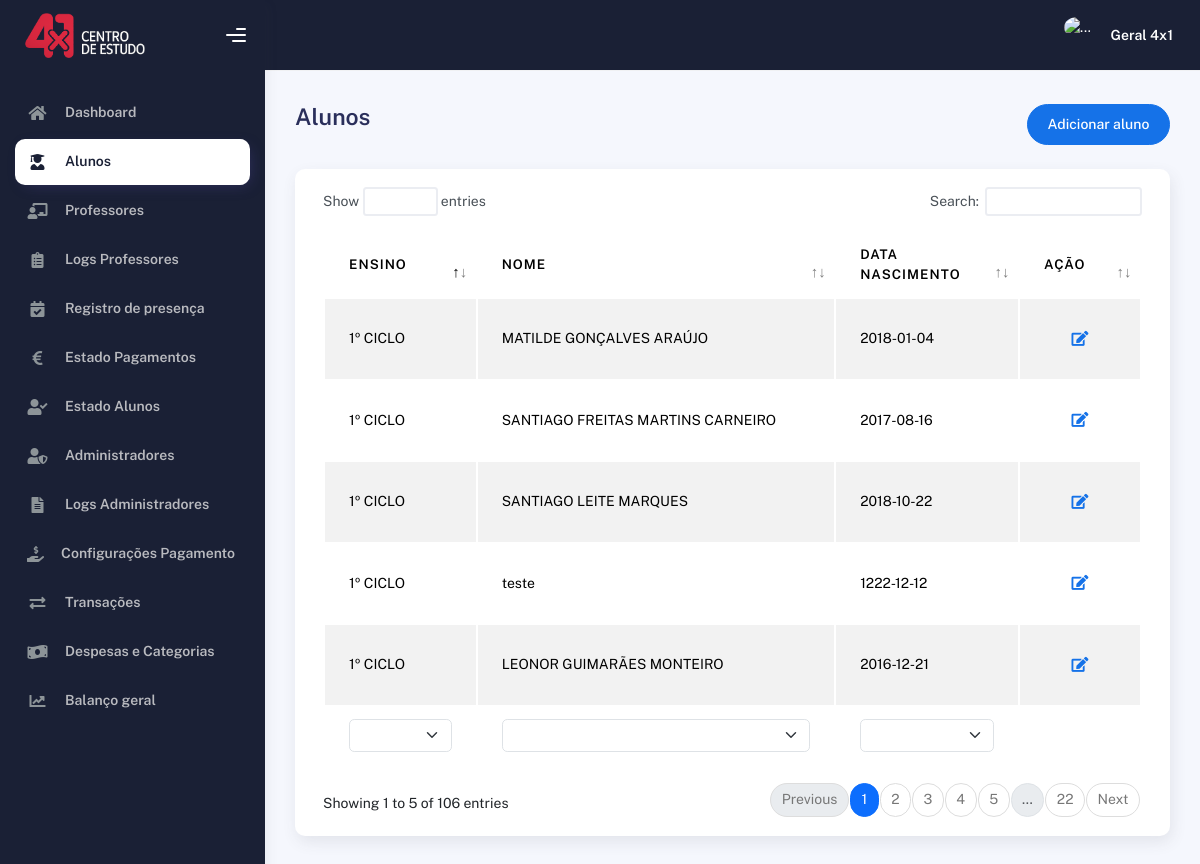
/aluno.php (signed in), run on an earlier commit of the app's database.
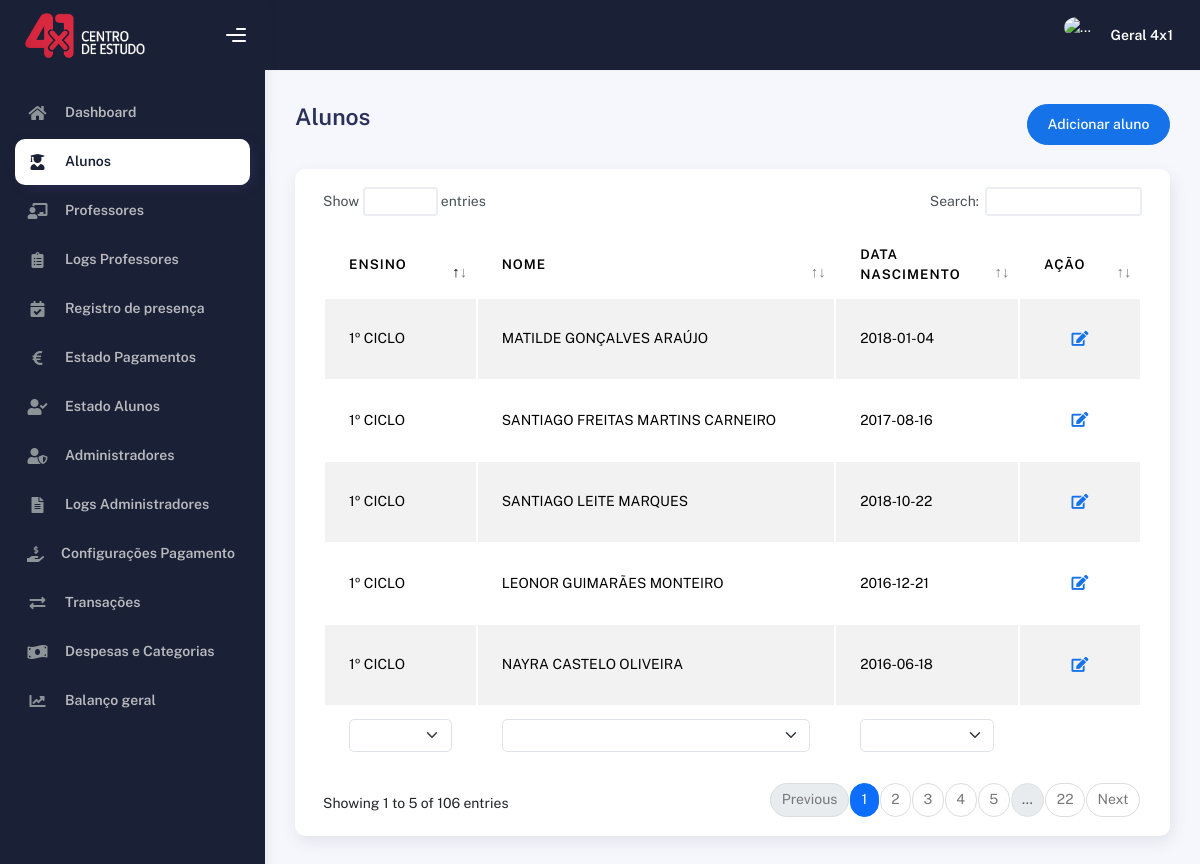
And on a later commit of the database.
### tables this page shows
CREATE TABLE IF NOT EXISTS `alunos` (
  `id` int NOT NULL AUTO_INCREMENT,
  `pack` int NOT NULL,
  `balancoGrupo` decimal(10,2) NOT NULL,
  `balancoIndividual` decimal(10,2) NOT NULL,
  `nome` text NOT NULL,
  `morada` text NOT NULL,
  `localidade` text NOT NULL,
  `codigoPostal` varchar(8) NOT NULL,
  `nif` varchar(15) NOT NULL,
  `dataNascimento` date NOT NULL,
  `email` text NOT NULL,
  `contacto` varchar(20) NOT NULL,
  `escola` text NOT NULL,
  `ano` int NOT NULL,
  `curso` text NOT NULL,
  `turma` varchar(10) NOT NULL,
  `horasGrupo` int NOT NULL,
  `horasIndividual` int NOT NULL,
  `transporte` tinyint NOT NULL DEFAULT '0',
  `idMensalidadeGrupo` int DEFAULT NULL,
  `idMensalidadeIndividual` int DEFAULT NULL,
  `nomeMae` text,
  `tlmMae` varchar(20) NOT NULL,
  `nomePai` text,
  `tlmPai` varchar(20) NOT NULL,
  `modalidade` text NOT NULL,
  `notHorario` tinyint NOT NULL DEFAULT '0',
  `ativo` tinyint NOT NULL DEFAULT '1',
  `dataInscricao` date DEFAULT NULL,
  PRIMARY KEY (`id`)
);

### aluno.php (the view, shortened to what this page needs)
<?php
  include('./head.php');
?>
</head>
  <body>
    <div class="wrapper">
      <?php
        include('./sideBar.php');
      ?>
        <div class="container">
          <div class="page-inner">
            <div
              class="d-flex align-items-left align-items-md-center flex-column flex-md-row pt-2 pb-4"
            >
              <div>
                <h3 class="fw-bold mb-3">Alunos</h3>
              </div>
              <div class="ms-md-auto py-2 py-md-0">
                <a href="alunoCriar.php" class="btn btn-primary btn-round">Adicionar aluno</a>
              </div>
            </div>
            <div class="col-md-12">
                <div class="card">
                  <div class="card-body">
                    <div class="table-responsive">
                      <table
                        id="multi-filter-select"
                        class="display table table-striped table-hover"
                      >
                        <thead>
                          <tr>
                            <th>Ensino</th>
                            <th>Nome</th>
                            <th>Data Nascimento</th>
                            <th style="width: 10%">Ação</th>
                          </tr>
                        </thead>
                        <tfoot>
                          <tr>
                            <th>Ensino</th>
                            <th>Nome</th>
                            <th>Data Nascimento</th>
                          </tr>
                        </tfoot>
                        <tbody>
                          <?php
                            $sql = "SELECT id, nome, ano, dataNascimento, horasGrupo, horasIndividual, IF(ano>=1 AND ano<=4, \"1º CICLO\", IF(ano>4 AND ano<7, \"2º CICLO\", IF(ano>6 AND ano<=9, \"3º CICLO\", IF(ano>9 AND ano<=12, \"SECUNDÁRIO\", IF(ano=0, \"UNIVERSIDADE\", \"ERRO\"))))) as ensino FROM alunos WHERE ativo = 1 ORDER BY (ano = 0), ano ASC;";
                            $result = $con->query($sql);
                            if ($result->num_rows > 0) {
                              while ($row = $result->fetch_assoc()) {
                                echo "<tr>
                                        <td>{$row['ensino']}</td>
                                        <td>{$row['nome']}</td>
                                        <td>{$row['dataNascimento']}</td>
                                        <td>
                                          <div class=\"form-button-action\">
                                            <button
                                              type=\"button\"
                                              data-bs-toggle=\"tooltip\"
                                              onclick=\"window.location.href='alunoEdit.php?idAluno=" . $row['id'] . "'\"
                                              class=\"btn btn-link btn-primary btn-lg\"
                                              data-original-title=\"Editar Aluno\"
                                            >
                                              <i class=\"fa fa-edit\"></i>
                                            </button>
                                          </div>
                                        </td>
                                    </tr>";
                              }
                            }
                          ?>
                        </tbody>
                      </table>
                    </div>
                  </div>
                </div>
              </div>
          </div>
        </div>
      </div>
    </div>
  </body>
</html>

What changed in the data, as far as the page shows it:
removed alunos: ensino "1º CICLO", nome "teste", dataNascimento "1222-12-12"
now on this page (row edited): alunos: ensino "1º CICLO", nome "NAYRA CASTELO OLIVEIRA", dataNascimento "2016-06-18"
